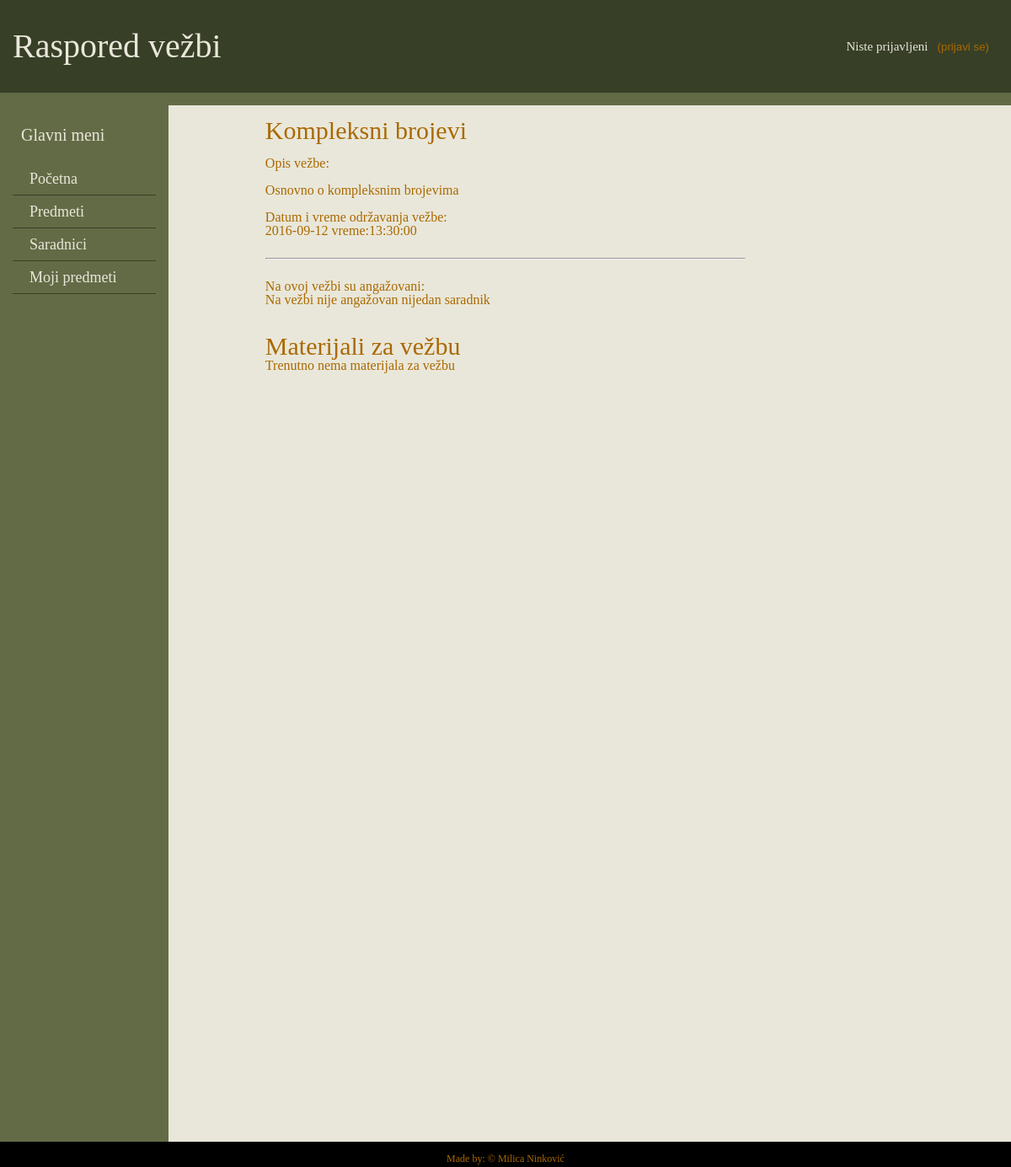
The page /vezba.php?id=9 on the database its author committed.
### tables this page shows
CREATE TABLE `vezba` (
  `id` int(11) NOT NULL,
  `naziv` varchar(45) NOT NULL,
  `idpredmet` int(11) NOT NULL,
  `datum` date NOT NULL,
  `materijal` varchar(255) DEFAULT NULL,
  `opis` text,
  `vreme` time NOT NULL
);

### Konekcija.php (called while the page is built, shortened)
<?php
class Konekcija
{
    private $con;
    private static $pok;
    private function __construct()
    {
        $host = DB_HOST;
        $user = DB_USER;
        $name = DB_NAME;
        $pass = DB_PASS;
        $this->con = @mysqli_connect($host, $user, $pass, $name)
        OR
        die('Konekcija sa bazom nije uspela' . mysqli_connect_error());
        mysqli_set_charset($this->con, 'utf8');
    }
    public static function pokazivacKon(){
        if( self::$pok ==null )
            self::$pok = new Konekcija();
        return self::$pok;
    }
    public function getKonekcija()
    {
        return $this->con;
    }
    public static function upit($query){
        return   Konekcija::pokazivacKon()->getKonekcija()->query($query);
    }
    public static function prazna($result){
        if($result->num_rows===0)
            return 0;
        else
            return 1;
    }
}

### vezba.php (the view, shortened to what this page needs)
<?php
require_once 'Predmet.php';
$idV=$_GET['id'];
$ime=Predmet::vratiImeV($idV);
$page_title=$ime['naziv'];
require_once 'Saradnik.php';
include_once 'valicacija.php';
include_once 'templates/header.php';
include_once 'templates/left.php';
echo "<div class=\"col-6\">";
echo "<h3 id='vezbica'>".$page_title."</h3>";
echo "<br>";
Predmet::ispisiVezbu($idV);
echo'<br>';
echo '<hr><br>';
echo '<h4>Na ovoj vežbi su angažovani:</h4>';
echo '<div id="saradniciVezbe">';
echo'</div>';
echo '<br><br><div id="materijal">';
echo'<h3>Materijali za vežbu</h3>';
Predmet::ispisMaterijala($idV);
echo'</div>';
echo "</div>";
include_once 'templates/right.php';
include_once 'templates/footer.php';

### Predmet.php (shortened to what this page needs)
<?php
include_once 'Konekcija.php';
class Predmet
{
    public static function vratiImeV($idV){
        $qry='SELECT naziv FROM vezba WHERE id='.$idV;
        $result=Konekcija::upit($qry);
        $row=$result->fetch_assoc();
        return $row;
    }
    public static function ispisiVezbu($idV){
        $qry='SELECT * FROM vezba WHERE id='.$idV;
        $result=Konekcija::upit($qry);
        $row=$result->fetch_assoc();
        $opis=$row['opis'];
        $datum=$row['datum'];
        $vreme=$row['vreme'];
        echo '<h4>Opis vežbe:</h4><br><p id="opisVezbe">'.$opis.'</h4><br><br>';
        echo '<h4>Datum i vreme održavanja vežbe:</h4><p id="termin">'.$datum.' vreme:'.$vreme.'</p>';
    }
    public static function ispisMaterijala($idV){
        $qry='SELECT materijal FROM vezba WHERE id='.$idV;
        $error="Trenutno nema materijala za vežbu";
        $result=Konekcija::upit($qry);
        $v=Konekcija::prazna($result);
        if($v==0){
            echo $error;
        }
        else if($v==1){
            $row=$result->fetch_assoc();
            $link=$row['materijal'];
            if($link==null){
                echo $error;
            }
            else
            echo '<a href="'.$link.'">Materijal za vežbu</a>';
        }
    }
}

### css/style.css (style rules this page uses)
html, body, div, span, applet, object, iframe, h1, h2, h3, h4, h5, h6, p, blockquote, pre, a, abbr, acronym, address, big, cite, code, del, dfn, em, img, ins, kbd, q, s, samp, small, strike, strong, sub, sup, tt, var, b, u, i, center, dl, dt, dd, ol, ul, li, fieldset, form, label, legend, table, caption, tbody, tfoot, thead, tr, th, td, article, aside, canvas, details, embed, figure, figcaption, footer, header, menu, nav, output, ruby, section, summary, time, mark, audio, video { margin: 0; padding: 0; border: 0; font-size: 100%; font: inherit; vertical-align: baseline; }
body { line-height: 1; }
body { padding:0; margin:0; background-color:#e9e7da ; color: #AA6900; }
h3 { font-size:30px; }

### css/grid.css (style rules this page uses)
html { box-sizing: border-box; }
*,*:before,*:after { box-sizing: inherit; }
.col-6 { width:50%; }
[class*="col-"] { float:left; padding:15px; }

### rows shown on the page
vezba: naziv "Kompleksni brojevi", opis "Osnovno o kompleksnim brojevima", datum "2016-09-12", vreme "13:30:00"

### other values the page prints
$status "Niste prijavljeni"
$error "Na vežbi nije angažovan nijedan saradnik"
$error "Trenutno nema materijala za vežbu"
